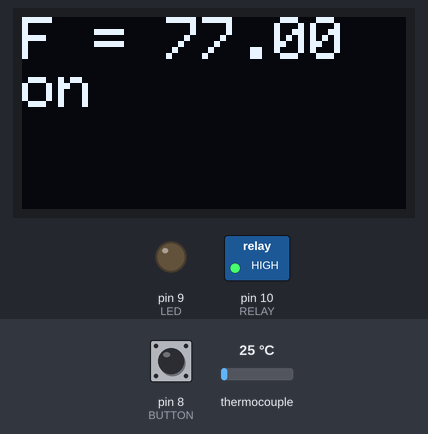
Recording of a sketch running on a simulated Arduino Uno, built with avr-gcc and run on an emulated ATmega328P. Shown: 128×64 one-colour display, switched loads named in the sketch (green lamp = pin HIGH), output pins drawn as LEDs (lit = HIGH). Dashed ring = blinking. The test bench sets the inputs (shaded band); at power-on: thermocouple 25 °C, pin 8 (BUTTON) HIGH. What the sketch prints to the serial monitor is not drawn.

Above: at 5.2 s.
5.3 s: thermocouple set to 6 °C
At 6.7 s:
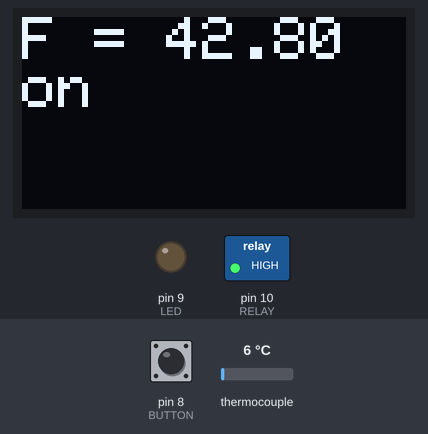
7.0 s: pin 8 (BUTTON) pulled LOW for 0.15 s
At 7.4 s:
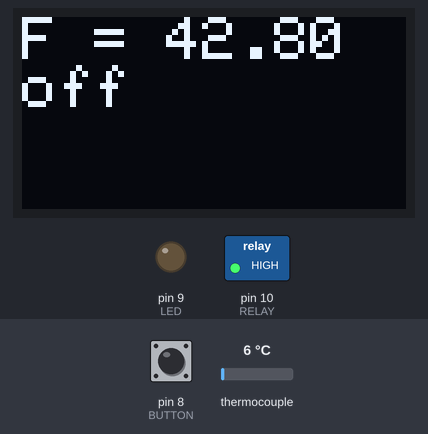
9.0 s: thermocouple set to 90 °C
At 9.6 s:
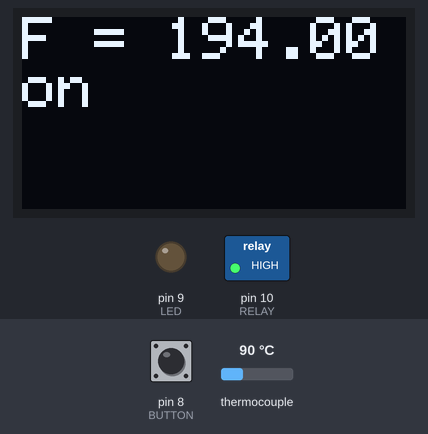
10.5 s: thermocouple set to 101 °C
At 12.5 s:
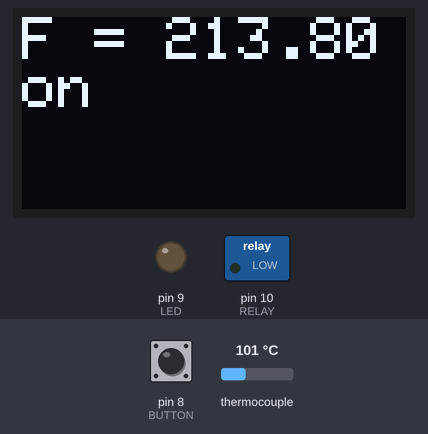
13.5 s: pin 8 (BUTTON) pulled LOW for 1 s
At 13.87 s:
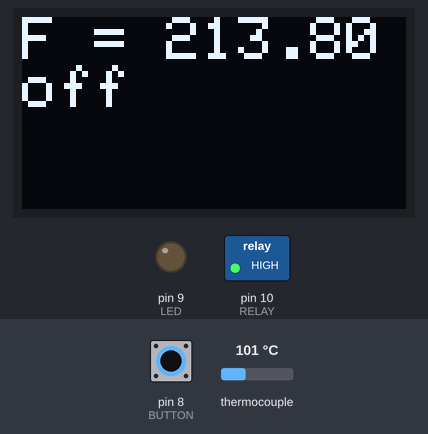
Timing chart, 0 to 16.1 s (numbered marks = the images above; inputs shaded):
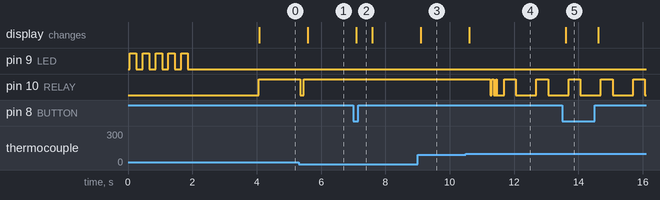

The sketch:

breadboard.ino
```cpp
#include <Adafruit_MAX31855.h>
#include <SoftwareSerial.h>
#include <SPI.h>
#include <Wire.h>
#include <Adafruit_GFX.h>
#include <Adafruit_SSD1306.h>


#define SCREEN_WIDTH 128 // OLED display width, in pixels
#define SCREEN_HEIGHT 64 // OLED display height, in pixels

Adafruit_SSD1306 display(SCREEN_WIDTH, SCREEN_HEIGHT, &Wire, -1);


#define RELAY 10
#define LED 9
#define BUTTON 8

#define MAXDO   3
#define MAXCS   4
#define MAXCLK  5


// ATMEL ATMEGA8 & 168 / ARDUINO
//
//                  +-\/-+
//            PC6  1|    |28  PC5 (AI 5)   (arduino pin 19)  SCL
// RXD  (D 0) PD0  2|    |27  PC4 (AI 4)   (arduino pin 18)  SDA
// TXD  (D 1) PD1  3|    |26  PC3 (AI 3)
//      (D 2) PD2  4|    |25  PC2 (AI 2)
// PWM+ (D 3) PD3  5|    |24  PC1 (AI 1)
//      (D 4) PD4  6|    |23  PC0 (AI 0)
//            VCC  7|    |22  GND
//            GND  8|    |21  AREF
//            PB6  9|    |20  AVCC
//            PB7 10|    |19  PB5 (D 13)
// PWM+ (D 5) PD5 11|    |18  PB4 (D 12)
// PWM+ (D 6) PD6 12|    |17  PB3 (D 11) PWM
//      (D 7) PD7 13|    |16  PB2 (D 10) PWM
//      (D 8) PB0 14|    |15  PB1 (D 9) PWM
//                  +----+

Adafruit_MAX31855 thermocouple(MAXCLK, MAXCS, MAXDO);

class PID
{
  static const double
    Kp = 1.0 / 100.0,
    Ki = 1.0 / 10.0,
    Kd = 1.0 / 10.0;

  static const unsigned long
    window_ms = 1000,
    sample_ms = 100;

  unsigned long last_window_ms, last_sample_ms;
  double last_input;
  double output;
  double setpoint;
  double sum;

 public:
   PID(double sp)
   {
     setpoint = sp;
     last_window_ms = last_sample_ms = millis();
     output = 0;
     sum = 0;
     last_input = NAN;
   }

   bool compute(double input)
   {
      unsigned long now = millis();
      if (!isnan(input) && (now - last_sample_ms >= sample_ms)) {
        double error = (input - setpoint);
        double delta_t =  ((double)(now - last_sample_ms)) / 1000;

        output = Kp * error;

        sum += Ki * delta_t * error;
        sum = constrain(sum, -1, .5);
        output += sum;

        if (!isnan(last_input)) {
          output -= Kd * (input - last_input) / delta_t;
        }

        output = constrain(output, 0, 1);

        last_input = input;
        last_sample_ms = now;
      }
      if (now - last_window_ms >= window_ms) {
        last_window_ms = now;
      }
      return (((double)(now - last_window_ms)) / window_ms) >= output;
   }
};

PID pid(200);

void setup()
{
  Serial.begin(9600);

  pinMode(BUTTON, INPUT_PULLUP);

  if(!display.begin(SSD1306_SWITCHCAPVCC, 0x3C)) { // Address 0x3D for 128x64
    Serial.println(F("SSD1306 allocation failed"));
    for(;;); // Don't proceed, loop forever
  }
  display.clearDisplay();
  display.setTextSize(2);      // Normal 1:1 pixel scale
  display.setTextColor(WHITE); // Draw white text
  display.setCursor(0, 0);     // Start at top-left corner
  display.cp437(true);         // Use full 256 char 'Code Page 437' font
  display.print("&&");
  display.display();

  pinMode(RELAY, OUTPUT);
  digitalWrite(RELAY, LOW);

  pinMode(LED, OUTPUT);
  for (int i = 0; i < 5; i++) {
    digitalWrite(LED, HIGH);
    delay(200);
    digitalWrite(LED, LOW);
    delay(200);
  }
  delay(2000);
}

void draw(double t)
{
   display.setCursor(0, 0);
   display.fillRect(0,0,127,15,BLACK);
   if (isnan(t)) {
     Serial.println("Something wrong with thermocouple!");
     display.print("??!");
    } else {
     Serial.print("F = ");
     Serial.println(t);
     display.print("F = ");
     display.print(t);
   }

   int x = digitalRead(BUTTON);
   display.setCursor(0,16);
   display.fillRect(0,16, 127, 15, BLACK);
   display.print(x ? "on" : "off");

   display.display();
}

void loop()
{
   double t = thermocouple.readFarenheit();

   bool relay_out = pid.compute(t);
   digitalWrite(RELAY, relay_out);

   static unsigned long lastupdate = 0;
   unsigned long now = millis();
   if (now - lastupdate > 500)
   {
      lastupdate = now;
      draw(t);
   }
}
```

Measured:
- the behaviour switches between 95 and 96 °C on thermocouple (found by bisection; images 3 and 4)
- after the input at 5.3 s, pin 10 (RELAY): HIGH → LOW after 0.06 s, → HIGH 0.10 s later; the display: changes after 0.29 s (image 1)
- after the input at 7.0 s, the display: changes after 0.09 s (image 2)
- after the input at 9.0 s, the display: changes after 0.10 s (image 3)
- after the input at 10.5 s, the display: changes after 0.10 s (image 4)
- after the input at 13.5 s, the display: changes after 0.11 s (image 5)
